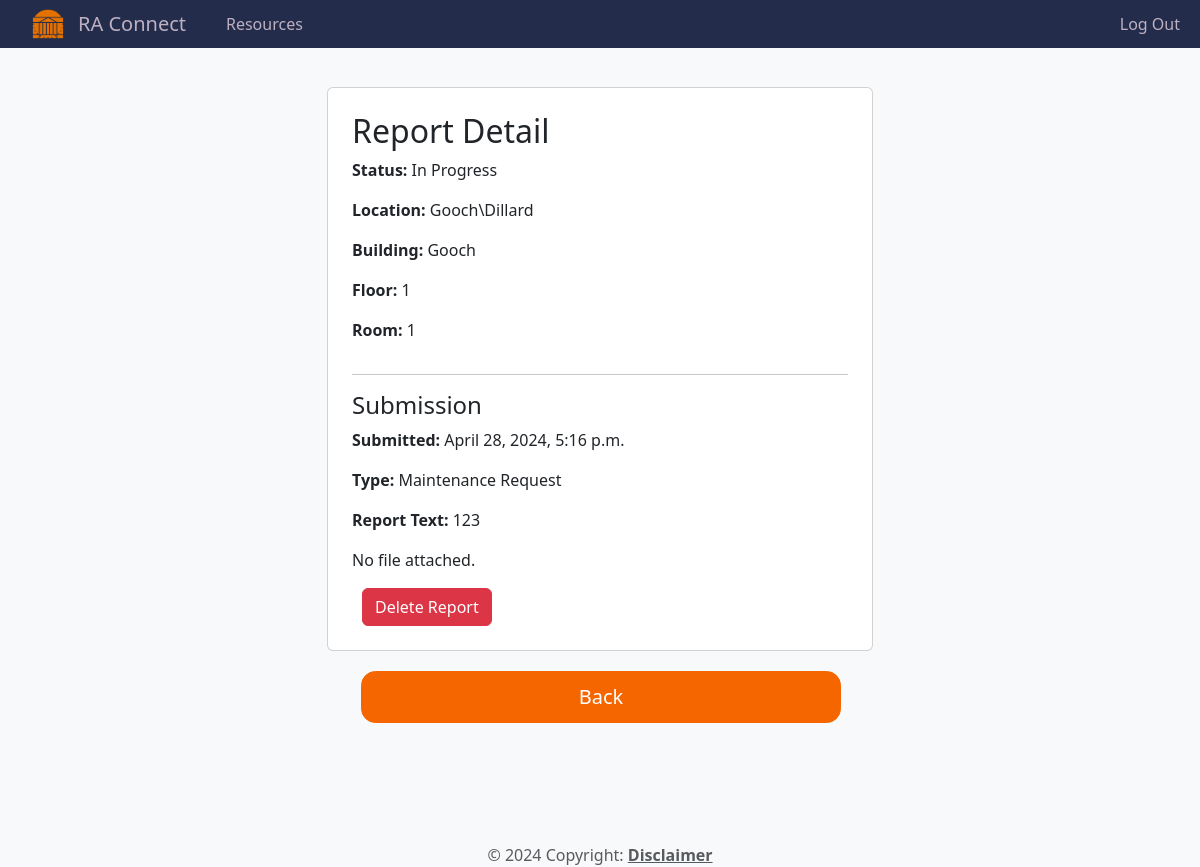
/reports/detail/1/ (signed in), run on the app's committed database.
### reports/models.py (models this page shows, shortened)
class Report(models.Model):
    STATUS_CHOICES = (
        ('New', 'New'),
        ('In Progress', 'In Progress'),
        ('Resolved', 'Resolved'),
    )
    report_text = models.TextField()
    report_file = models.FileField(upload_to='report_files/', blank=True, null=True)
    residence_type = models.CharField(max_length=100)
    report_type = models.CharField(max_length=100, blank=True)  # Add a default value
    residence = models.CharField(max_length=100)
    building = models.CharField(max_length=100, blank=True, null=True)  # Make it optional
    floor = models.IntegerField(blank=True, null=True)  # Make it optional
    room = models.CharField(max_length=100, blank=True, null=True)  # Make it optional
    submission_timestamp = models.DateTimeField(auto_now_add=True)
    status = models.CharField(max_length=20, choices=STATUS_CHOICES, default='New')
    user = models.ForeignKey(
        settings.AUTH_USER_MODEL,
        on_delete=models.CASCADE,
        blank=True,
        null=True,
    )
    admin_message = models.TextField(blank=True, null=True)  # New field for admin message

### reports/views.py (the view)
# urls.py: path('detail/<int:report_id>/', views.report_detail, name='report_detail'),
def report_detail(request, report_id):
    report = get_object_or_404(Report, pk=report_id)
    admin_message = None
    if is_site_admin(request) and report.status == 'New':
        change_status_in_progress(report)
    if request.method == 'POST' and 'admin_message' in request.POST:
        if is_site_admin(request):
            admin_message = request.POST.get('admin_message')
            report.admin_message = admin_message
            report.save()
    if report.report_file and report.report_file.name.lower().endswith('.txt'):
        with report.report_file.open() as file:
            text_content = file.read().decode('utf-8')
    else:
        text_content = None
    return render(request, 'reports/report_detail.html',
                  {'report': report, 'admin_message': report.admin_message, 'text_content': text_content})

### reports/views.py (called while the page is built)
def is_site_admin(request):
    return request.user.groups.filter(name='Site Admins').exists()

### reports/templates/reports/report_detail.html (shortened to what this page needs)
{% extends 'base.html' %}
{% block content %}
<div class="d-flex flex-column min-vh-100">
    <main>
    {% if user.is_authenticated %}
        {% for group in request.user.groups.all %}
                {% if group.name == 'Site Admins' or report.user.username == user.username %}
        <div class="container">
            <div class="row justify-content-center">
                <div class="col-md-6">
                    <div class="card p-4">
                        <h2>Report Detail</h2>
                        <p><strong>Status:</strong> {{ report.status }}</p>
                        <p><strong>Location:</strong> {{ report.residence }}</p>
                        {% if report.building %}
                        <p><strong>Building:</strong> {{ report.building }}</p>
                        {% endif %}
                        {% if report.floor %}
                        <p><strong>Floor:</strong> {{ report.floor }}</p>
                        {% endif %}
                        {% if report.room %}
                        <p><strong>Room:</strong> {{ report.room }}</p>
                        {% endif %}
                        <hr>
                        <h4>Submission</h4>
                        <p><strong> Submitted:</strong> {{ report.submission_timestamp }}</p>
                        <p><strong> Type:</strong> {{ report.report_type }}</p>
                        <p><strong>Report Text:</strong> {{ report.report_text }}</p>
                        {% if report.report_file %}
                        <p><strong>Report File:</strong> <a href="{{ report.report_file.url }}">{{ report.report_file.name }}</a></p>
                        {% if report.report_file.name|lower|slice:'-4:' == ".pdf" %}
                        <embed src="{{ report.report_file.url }}" type="application/pdf" width="100%" height="600px" />
                        {% elif report.report_file.name|lower|slice:'-5:' == ".jpeg" or report.report_file.name|lower|slice:'-4:' == ".jpg" %}
                        <img src="{{ report.report_file.url }}" style="max-width: 100%; height: auto;">
                        {% endif %}
                        {% if text_content %}
                        <p><strong>Text Content:</strong></p>
                        <pre>{{ text_content|linebreaks }}</pre>
                        {% endif %}
                        {% else %}
                        <p>No file attached.</p>
                        {% endif %}
                    {% for group in request.user.groups.all %}
                        {% if group.name != 'Site Admins' %}
                                <div class="d-grid gap-3 d-md-flex justify-content-md-start h-100">
                                       <button type="button" class="btn btn-danger" data-bs-toggle="modal" data-bs-target="#deleteModal">Delete Report</button>
                                </div>
                        {% endif %}
                    {% endfor %}
                    </div>
                </div>
            </div>
        </div>
        <div class="d-grid gap-2 d-md-flex justify-content-center gap-2 h-100 ">
            <button onclick="goBack()" class="btn btn-primary me-md-2">Back</button>
        </div>
            {% endif %}
    {% endfor %}
    {% else %}
        <div class = "container my-5 text-center">
             <p>You don't have access to this page.</p>
        </div>
    {% endif %}
</main>
<footer class="text-center text-lg-start bg-body-tertiary text-muted" style="display: flex; justify-content: center; align-items: center;">
    <div class="footer-content">
        © 2024 Copyright:
        <a class="text-reset fw-bold" href="{% url 'disclaimer' %}">Disclaimer</a>
    </div>
</footer>
 </div>
{% endblock %}

### static/css/style.css (style rules this page uses)
html, body { height: 100%; min-height: 100vh; margin: 0; padding: 0; display: flex; flex-direction: column; flex-grow: 1; }
:root { --uva-blue: #232d4b; --uva-orange: #f56600; --uva-light-blue: #242e4d; --uva-very-light-blue: #5a82d8; --uva-dark-blue: #00214d; --uva-text: #333; --uva-secondary: #f7f9fa; }
.d-grid .btn-primary { margin-top:20px; margin-bottom: 20px; background-color: var(--uva-orange); border-color: var(--uva-orange); color: white; transition: background-color 0.3s ease; border-radius: .9rem; padding: 10px 10px; }

### static/css/style2.css (style rules this page uses)
:root { --uva-blue: #232d4b; --uva-orange: #f56600; --uva-light-blue: #e6e7e8; --uva-dark-blue: #00214d; --uva-text: #333; --uva-secondary: #f7f9fa; }
body { background-color: var(--uva-secondary); color: var(--uva-text); display: flex; flex-direction: column; margin: 0; flex-grow: 1; justify-content: flex-start; padding-top: 47px; min-height: 100vh; }
main { flex-grow: 1; margin-bottom: 40px; padding: 0rem; height: 100%; margin-bottom: 40px; }
.btn { margin-right: 10px; margin-left: 10px; }
body .btn-primary { background-color: var(--uva-orange); border-color: var(--uva-orange); color: white; transition: background-color 0.3s ease; padding: 1rem 2rem; font-size: 1.25rem; border-radius: .9rem; width: 40%; margin-bottom: 20px; }

### reports/templates/base.html (style rules this page uses)
html, body { height: 100%; min-height: 100vh; margin: 0%; padding: 0; }
body { display: flex; flex-direction: column; min-height: 100vh; flex: 1 0 auto; }
main { margin-top: 20px; margin-bottom: 40px; padding-top: 20px; flex: 1; }
footer { clear: both; }

### data on the page
Report: status "In Progress", residence "Gooch\\Dillard", building "Gooch", floor "1", room "1", submission_timestamp "April 28, 2024, 5:16 p.m.", report_type "Maintenance Request", report_text "123"
